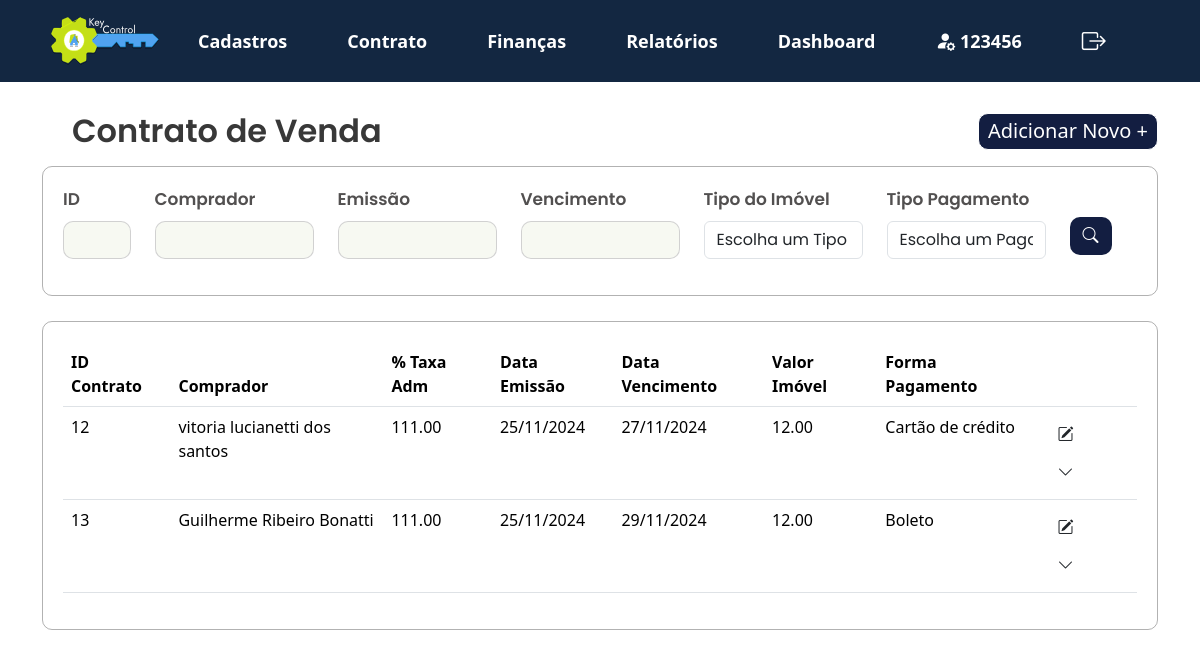
The app's page /KeyControl/projeto/views/lista_contrato_venda.php (signed in), older data.
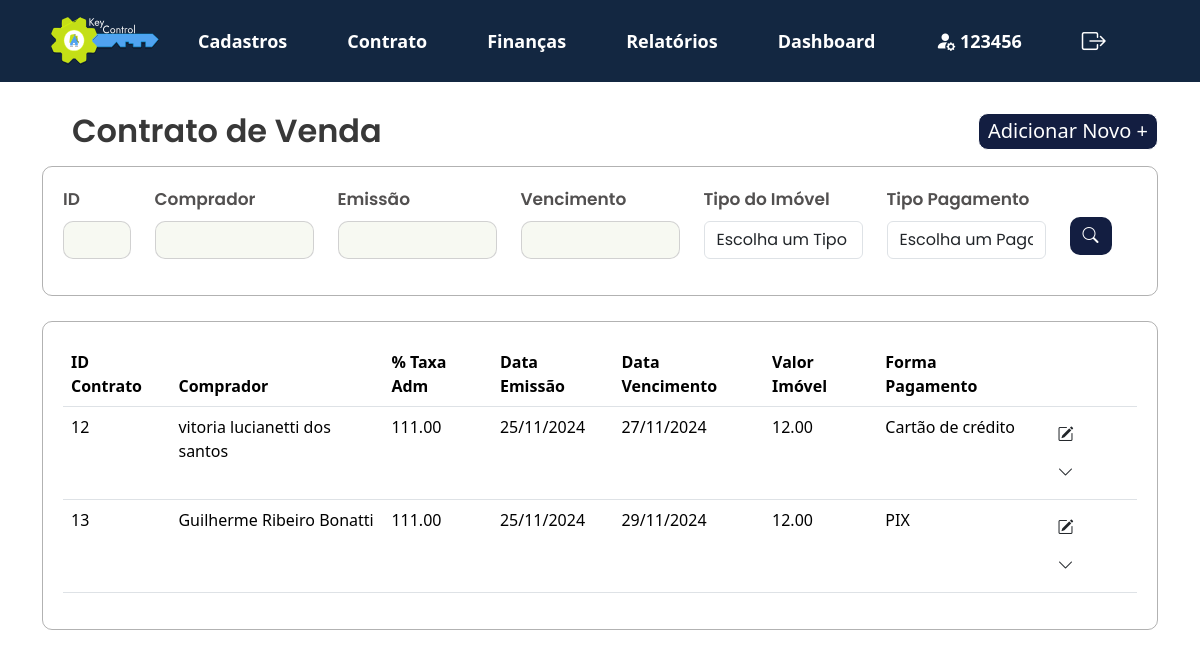
The same page, newer data.
### tables this page shows
CREATE TABLE `contrato_venda` (
  `id` int(11) NOT NULL,
  `comprador_nome` varchar(255) NOT NULL,
  `comprador_data_nascimento` date NOT NULL,
  `comprador_nacionalidade` varchar(100) NOT NULL,
  `comprador_cep` varchar(10) NOT NULL,
  `comprador_bairro` varchar(100) NOT NULL,
  `comprador_estado` varchar(100) NOT NULL,
  `comprador_cpf_cnpj` varchar(14) NOT NULL,
  `comprador_telefone` varchar(15) NOT NULL,
  `comprador_estado_civil` varchar(50) NOT NULL,
  `comprador_rua` varchar(255) NOT NULL,
  `comprador_complemento` varchar(255) DEFAULT NULL,
  `comprador_pais` varchar(100) NOT NULL,
  `comprador_rg_ie` varchar(15) NOT NULL,
  `comprador_email` varchar(255) NOT NULL,
  `comprador_profissao` varchar(100) NOT NULL,
  `comprador_numero` int(11) NOT NULL,
  `comprador_cidade` varchar(100) NOT NULL,
  `imovel_proprietario_cpf_cnpj` varchar(14) NOT NULL,
  `imovel_tipo` varchar(50) NOT NULL,
  `imovel_numero` int(11) NOT NULL,
  `imovel_cidade` varchar(100) NOT NULL,
  `imovel_taxa_venda` decimal(5,2) NOT NULL,
  `imovel_cep` varchar(10) NOT NULL,
  `imovel_bairro` varchar(100) NOT NULL,
  `imovel_estado` varchar(100) NOT NULL,
  `imovel_valor` decimal(15,2) NOT NULL,
  `imovel_registro` varchar(50) NOT NULL,
  `imovel_rua` varchar(255) NOT NULL,
  `imovel_complemento` varchar(255) DEFAULT NULL,
  `imovel_pais` varchar(100) NOT NULL,
  `data_emissao` date DEFAULT NULL,
  `data_vencimento` date DEFAULT NULL,
  `forma_pagamento` varchar(20) DEFAULT NULL,
  `id_imobiliaria` varchar(20) NOT NULL,
  `id_lancamento` int(11) NOT NULL
);

### KeyControl/projeto/app/controllers/filtro_contrato_venda.php (called while the page is built, shortened)
<?php
include '../app/controllers/db_conexao.php';
function buildQuery($contrato_id, $nome, $imovel_taxa_venda, $data_emissao, $data_vencimento, $imovel_valor, $tipo_imovel, $forma_pagamento) {
    $sql = "
        SELECT DISTINCT
            cv.id AS contrato_id,
            cv.comprador_nome,
            cv.imovel_taxa_venda,
            cv.data_emissao,
            cv.data_vencimento,
            cv.imovel_valor,
            cc.nome AS comprador_nome_completo,
            cc.cpf_cnpj AS comprador_cpf_cnpj,
            ci.cpf_cnpj_proprietario AS cpf_cnpj_proprietario,
            pc.nome AS nome_proprietario,
            cv.forma_pagamento
        FROM
            contrato_venda cv
        JOIN
            cadastro_cliente cc ON cv.comprador_cpf_cnpj = cc.cpf_cnpj
        JOIN
            cadastro_imovel ci ON cv.imovel_proprietario_cpf_cnpj = ci.cpf_cnpj_proprietario
        JOIN
            cadastro_cliente pc ON ci.cpf_cnpj_proprietario = pc.cpf_cnpj
        WHERE
            1=1";
    return $sql;
}
$contrato_id = $_POST['contrato_id'] ?? '';
$nome = $_POST['nome'] ?? '';
$imovel_taxa_venda = $_POST['imovel_taxa_venda'] ?? '';
$data_emissao = $_POST['data_emissao'] ?? '';
$data_vencimento = $_POST['data_vencimento'] ?? '';
$imovel_valor = $_POST['imovel_valor'] ?? '';
$tipo_imovel = $_POST['tipo_imovel'] ?? '';
$forma_pagamento = $_POST['forma_pagamento'] ?? '';
$contrato_id = htmlspecialchars($contrato_id);
$nome = htmlspecialchars($nome);
$imovel_taxa_venda = htmlspecialchars($imovel_taxa_venda);
$data_emissao = htmlspecialchars($data_emissao);
$data_vencimento = htmlspecialchars($data_vencimento);
$imovel_valor = htmlspecialchars($imovel_valor);
$tipo_imovel = htmlspecialchars($tipo_imovel);
$forma_pagamento = htmlspecialchars($forma_pagamento);
$sql = buildQuery($contrato_id, $nome, $imovel_taxa_venda, $data_emissao, $data_vencimento, $imovel_valor,  $tipo_imovel, $forma_pagamento);
try {
    $stmt = $pdo->prepare($sql);
    $stmt->execute();
    $result = $stmt->fetchAll(PDO::FETCH_ASSOC);
} catch (Exception $e) {
    echo "Erro na execução da consulta: " . htmlspecialchars($e->getMessage());
}
?>

### KeyControl/projeto/views/lista_contrato_venda.php (the view, shortened to what this page needs)
<?php
include_once '../app/controllers/filtro_contrato_venda.php';
?>
<!DOCTYPE html>
<html lang="pt-br">
<head>
    <link href="https://cdn.jsdelivr.net/npm/bootstrap@5.3.3/dist/css/bootstrap.min.css" rel="stylesheet">
    <link rel="stylesheet" href="../public/assets/js/menu.js">
    <link rel="stylesheet" href="https://cdn.jsdelivr.net/npm/bootstrap-icons@1.10.5/font/bootstrap-icons.css">
    <link rel="stylesheet" type="text/css" href="../public/assets/css/style2.css">
</head>
<body>
    <?php include 'navbar.php'; ?>
    <section>
        <div class="container">
            <div class="d-flex justify-content-between align-items-center mb-3">
                <h2 class="mb-0">Contrato de Venda</h2>
                <a href="../views/contrato_venda_imovel.php" class="button_adicionarnovo">Adicionar Novo +</a>
            </div>
        </div>
        <div class="container">
            <form method="POST" action="">
                <div class="filtros-container">
                    <div class="row g-12">
                        <div class="col-md-1">
                            <label for="contrato_id" class="form-label">ID</label>
                            <input type="text" id="contrato_id" class="form-control" name="contrato_id"
                                value="<?= htmlspecialchars($_POST['contrato_id'] ?? '') ?>">
                        </div>
                        <div class="col-md-2">
                            <label for="nome" class="form-label">Comprador</label>
                            <input type="text" id="nome" class="form-control" name="nome"
                                value="<?= htmlspecialchars($_POST['nome'] ?? '') ?>">
                        </div>
                        <div class="col-md-2">
                            <label for="data_emissao" class="form-label">Emissão</label>
                            <input type="text" id="data_emissao" class="form-control" name="data_emissao"
                                value="<?= htmlspecialchars($_POST['data_emissao'] ?? '') ?>" oninput="formatarData(this)" />
                        </div>
                        <div class="col-md-2">
                            <label for="data_vencimento" class="form-label">Vencimento</label>
                            <input type="text" id="data_vencimento" class="form-control" name="data_vencimento"
                                value="<?= htmlspecialchars($_POST['data_vencimento'] ?? '') ?>" oninput="formatarData(this)" />
                        </div>
                        <div class="col-md-2">
                            <label for="tipo_imovel" class="mb-2">Tipo do Imóvel</label>
                            <div class="position-relative">
                                <select class="form-control" name="tipo_imovel" id="tipo_imovel"
                                    onchange="checkSelection('tipo_imovel')">
                                    <option value="" disabled <?= !isset($_POST['tipo_imovel']) ? 'selected' : '' ?>>
                                        Escolha um Tipo</option>
                                </select>
                            </div>
                        </div>
                        <div class="col-sm-2">
                            <label for="forma_pagamento" class="mb-2">Tipo Pagamento</label>
                            <div class="position-relative">
                                <select class="form-control mb-3" name="forma_pagamento" id="forma_pagamento"
                                    onchange="checkSelection('forma_pagamento')">
                                    <option value="" disabled <?= !isset($_POST['forma_pagamento']) ? 'selected' : '' ?>>Escolha um Pagamento</option>
                                </select>
                            </div>
                        </div>
                        <div class="col-md-1">
                            <button class="btn btn-buscar" type="submit">
                                <i class="bi bi-search"></i>
                            </button>
                        </div>
                    </div>
                </div>
            </form>
        </div>
    </section>
    <section>
        <div class="container">
            <div class="card_relatório">
                <table class="table table-hover">
                    <thead>
                        <tr>
                            <th>ID Contrato</th>
                            <th>Comprador</th>
                            <th>% Taxa Adm</th>
                            <th>Data Emissão</th>
                            <th>Data Vencimento</</th>
                            <th>Valor Imóvel</th>
                            <th>Forma Pagamento</th>
                            <th></th>
                        </tr>
                    </thead>
                    <tbody>
                    <?php
                    if (isset($result) && count($result) > 0) {
                        foreach ($result as $row) {
                            echo "<tr>
                                <td>" . htmlspecialchars($row['contrato_id'] ?? '-') . "</td>
                                <td>" . htmlspecialchars($row['comprador_nome'] ?? '-') . "</td>
                                <td>" . htmlspecialchars($row['imovel_taxa_venda'] ?? '-') . "</td>
                                <td>" . htmlspecialchars(date("d/m/Y", strtotime($row['data_emissao'] ?? ''))) . "</td>
                                <td>" . htmlspecialchars(date("d/m/Y", strtotime($row['data_vencimento'] ?? ''))) . "</td>
                                <td>" . htmlspecialchars($row['imovel_valor'] ?? '-') . "</td>
                                <td>" . htmlspecialchars($row['forma_pagamento'] ?? '-') . "</td>
                                <td>
                                    <button class='btn' onclick=\"window.location.href='../views/modifica_contrato_venda.php?id=" . htmlspecialchars($row['contrato_id']) . "'\">
                                        <i class='bi bi-pencil-square'></i>
                                    </button>
                                    <button class='btn' onclick='toggleSubMenu(this)'>
                                        <i class='bi bi-chevron-down'></i>
                                    </button>
                                    <div class='submenu' style='display: none;'>
                                        <div class='submenu-options'>
                                            <button class='imprimir' title='Imprimir' onclick='redirectToRelatorio(" . htmlspecialchars($row['contrato_id']) . ")'>
                                                <i class='bi bi-printer'></i> Imprimir
                                            </button>
                                        </div>
                                    </div>
                                </td>
                            </tr>";
                        }
                    } else {
                        echo "<tr><td colspan='6'>Nenhum registro encontrado</td></tr>";
                    }
                    ?>
                </tbody>
                </table>
            </div>
        </div>
    </section>
</body>
</html>

### KeyControl/projeto/views/navbar.php (shortened to what this page needs)
<head>
  <link rel="stylesheet" type="text/css" href="../public/assets/css/style1.css">
</head>
<nav class="navbar navbar-expand-sm">
  <div class="container">
    <div class="collapse navbar-collapse" id="navbarNavDropdown">
      <ul class="navbar-nav align-items-center">
        <li>
          <a class="nav-link" href="../views/home.php"><img src="../public/assets/img/Logomarca.svg" width="110px"></a>
        </li>
      </ul>
      <ul class="navbar-nav align-items-center">
        <li class="nav-item dropdown">
          <a class="nav-link" href="#" id="drop" role="button" data-bs-toggle="dropdown" aria-expanded="false">
            Cadastros
          </a>
        </li>
      </ul>
      <ul class="navbar-nav align-items-center">
        <li class="nav-item dropdown">
          <a class="nav-link" href="#" id="drop" role="button" data-bs-toggle="dropdown" aria-expanded="false">
            Contrato
          </a>
        </li>
      </ul>
      <ul class="navbar-nav align-items-center">
        <li class="nav-item dropdown">
          <a class="nav-link" href="#" id="drop" role="button" data-bs-toggle="dropdown" aria-expanded="true">
            Finanças
          </a>
        </li>
      </ul>
      <ul class="navbar-nav align-items-center">
        <li class="nav-item dropdown">
          <a class="nav-link" href="#" id="drop" role="button" data-bs-toggle="dropdown" aria-expanded="false">
            Relatórios
          </a>
        </li>
      </ul>
      <ul class="navbar-nav align-items-center">
        <li class="nav-item dropdown">
          <a class="nav-link" href="../views/dashboard.php">Dashboard</a>
        </li>
      </ul>
      <ul class="navbar-nav align-items-center">
        <li class="nav-item dropdown">
          <a class="nav-link" href="../views/perfil.php"><i class="bi bi-person-fill-gear fs-5"></i>
          <?php
          $user_name = htmlspecialchars($_SESSION['user_name'] ?? 'Usuário');
          $first_name = explode(' ', $user_name)[0];
          echo $first_name;
          ?>
          </a>
        </li>
      </ul>
      <ul class="navbar-nav align-items-center">
        <li class="nav-item dropdown">
          <a class="nav-link" href="../app/controllers/logout.php"><i class="bi bi-box-arrow-right fs-4"></i></a>
        </li>
      </ul>
    </div>
  </div>
</nav>

### KeyControl/projeto/public/assets/css/style2.css (style rules this page uses)
h2 { font-family: "Poppins", sans-serif; font-weight: 600; font-style: normal; color: #383838; margin: 30px; }
.container h2 { position: relative; z-index: 1; }
nav { z-index: 3 !important; }
form { font-family: "Poppins", sans-serif; font-style: normal; font-weight: 600; font-size: 17px; color: rgb(82, 80, 80); }
input.form-control { background-color: #F7F9F2; color: #333; border: 0px; }
h2.mb-0 { margin-block: auto; }
.filtros-container input.form-control { border: 1px solid #3838383b; border-radius: 10px; }
.filtros-container { width: auto; height: auto; border: 1px solid #38383862; border-radius: 10px; padding: 20px; display: flex; }
.filtros-container .btn-buscar { margin-top: 30px; }
.btn-buscar { background-color: #131E41; color: white; border-radius: 10px; }
.card_relatório { width: auto; height: auto; border: 1px solid #38383862; border-radius: 10px; margin-top: 25px; margin-bottom: 20px; padding: 20px; }
.button_adicionarnovo { border: 1px solid; border-radius: 10px; background-color: #131E41; width: 180px; height: 37px; align-items: center; display: flex; justify-content: center; align-items: center; text-align: center; color: #ffffff; font-size: 20px; text-decoration: none; }

### KeyControl/projeto/public/assets/css/style1.css (style rules this page uses)
nav { background-color: #132741; margin-bottom: 30px; }
nav .nav-link { color: white; font-size: 18px; font-weight: 600; }
nav .nav-item { margin: 7px; padding: 0 15px; }
nav i { width: 100%; }

Row changes from the older to the newer data that the page shows:
changed contrato_venda "Guilherme Ribeiro Bonatti": forma_pagamento "Boleto" → "PIX"
